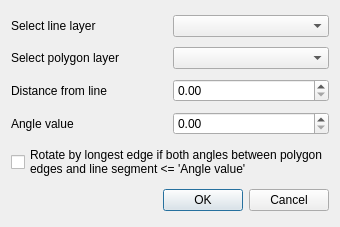
<?xml version="1.0" encoding="UTF-8"?>
<ui version="4.0">
 <class>TestPluginDialogBase</class>
 <widget class="QDialog" name="TestPluginDialogBase">
  <property name="geometry">
   <rect>
    <x>0</x>
    <y>0</y>
    <width>315</width>
    <height>227</height>
   </rect>
  </property>
  <property name="windowTitle">
   <string>Polygons Parallel to Line</string>
  </property>
  <layout class="QGridLayout" name="gridLayout">
   <item row="1" column="0">
    <layout class="QHBoxLayout" name="horizontalLayout_2">
     <item>
      <widget class="QLabel" name="label">
       <property name="text">
        <string>Select polygon layer</string>
       </property>
      </widget>
     </item>
     <item>
      <widget class="QComboBox" name="comboBox_2"/>
     </item>
    </layout>
   </item>
   <item row="2" column="0">
    <layout class="QHBoxLayout" name="horizontalLayout_4">
     <item>
      <widget class="QLabel" name="label_4">
       <property name="text">
        <string>Distance from line</string>
       </property>
      </widget>
     </item>
     <item>
      <widget class="QDoubleSpinBox" name="distance">
       <property name="locale">
        <locale language="English" country="UnitedStates"/>
       </property>
       <property name="maximum">
        <double>999999999.000000000000000</double>
       </property>
      </widget>
     </item>
    </layout>
   </item>
   <item row="4" column="0">
    <widget class="QCheckBox" name="checkBox">
     <property name="text">
      <string>Rotate by longest edge if both angles between polygon
edges and line segment &lt;= 'Angle value'</string>
     </property>
    </widget>
   </item>
   <item row="3" column="0">
    <layout class="QHBoxLayout" name="horizontalLayout_3">
     <item>
      <widget class="QLabel" name="label_3">
       <property name="text">
        <string>Angle value</string>
       </property>
      </widget>
     </item>
     <item>
      <widget class="QDoubleSpinBox" name="angle">
       <property name="locale">
        <locale language="English" country="UnitedStates"/>
       </property>
       <property name="decimals">
        <number>2</number>
       </property>
       <property name="maximum">
        <double>89.989999999999995</double>
       </property>
      </widget>
     </item>
    </layout>
   </item>
   <item row="0" column="0">
    <layout class="QHBoxLayout" name="horizontalLayout">
     <item>
      <widget class="QLabel" name="label_2">
       <property name="text">
        <string>Select line layer</string>
       </property>
      </widget>
     </item>
     <item>
      <widget class="QComboBox" name="comboBox"/>
     </item>
    </layout>
   </item>
   <item row="6" column="0">
    <widget class="QDialogButtonBox" name="button_box">
     <property name="orientation">
      <enum>Qt::Horizontal</enum>
     </property>
     <property name="standardButtons">
      <set>QDialogButtonBox::Cancel|QDialogButtonBox::Ok</set>
     </property>
    </widget>
   </item>
  </layout>
 </widget>
 <resources/>
 <connections>
  <connection>
   <sender>button_box</sender>
   <signal>accepted()</signal>
   <receiver>TestPluginDialogBase</receiver>
   <slot>accept()</slot>
   <hints>
    <hint type="sourcelabel">
     <x>29</x>
     <y>254</y>
    </hint>
    <hint type="destinationlabel">
     <x>20</x>
     <y>20</y>
    </hint>
   </hints>
  </connection>
  <connection>
   <sender>button_box</sender>
   <signal>rejected()</signal>
   <receiver>TestPluginDialogBase</receiver>
   <slot>reject()</slot>
   <hints>
    <hint type="sourcelabel">
     <x>29</x>
     <y>254</y>
    </hint>
    <hint type="destinationlabel">
     <x>20</x>
     <y>20</y>
    </hint>
   </hints>
  </connection>
 </connections>
</ui>
